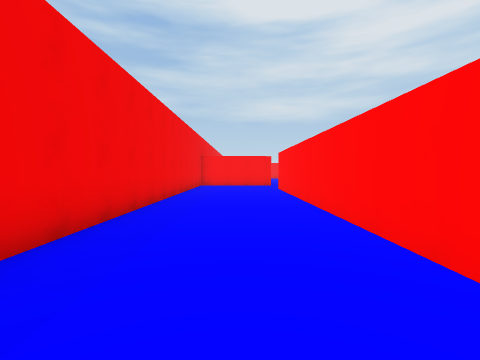
View 1 (above)

19 first-person views from a walk through a Unity game level. The camera is 1.5 m above the floor, tilts 2° down and sees 85° across. The floor is counted in squares, 2 m on a side. Each view is taken from the middle of a square. On the plan, view 1 faces up. The plan holds only what a view shows up to about 9 squares ahead; the rest is blank. The place goes on beyond the plan.

View 2
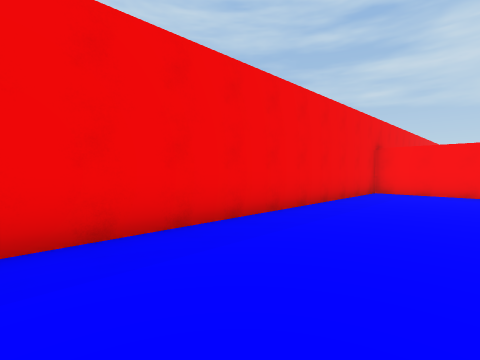

View 3
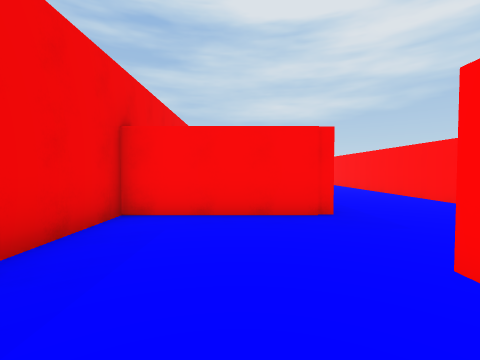

View 4
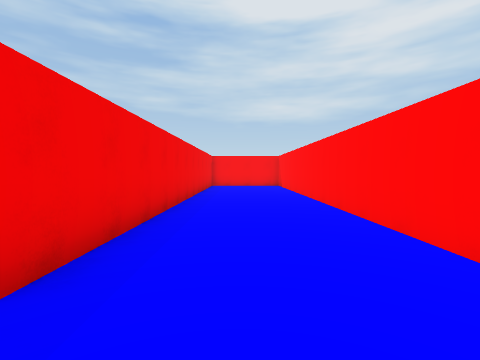

View 5
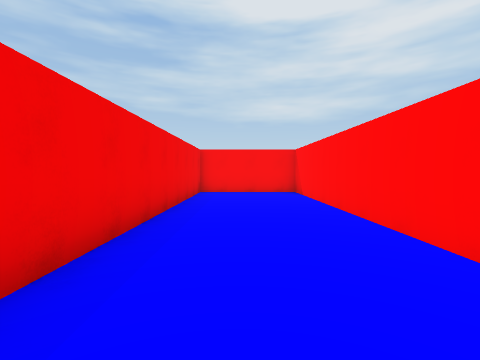

View 6
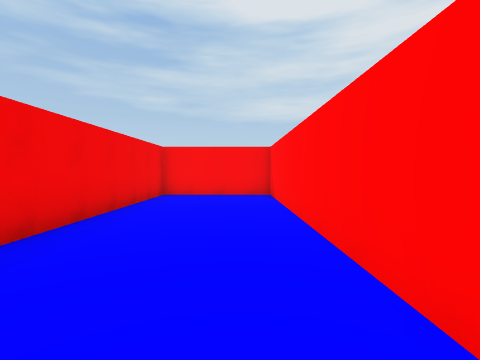

View 7
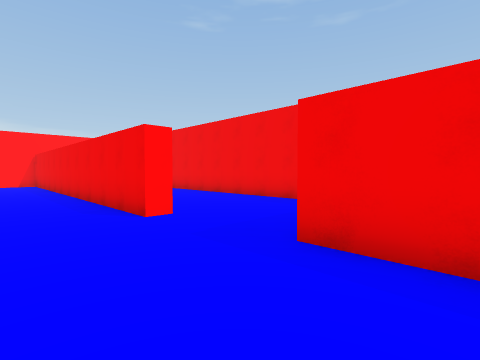

View 8
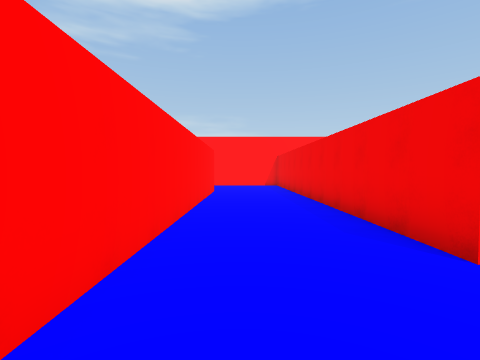

View 9
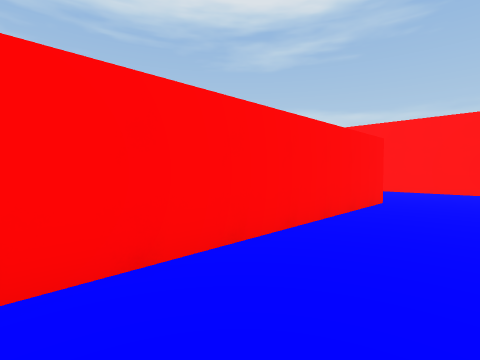

View 10
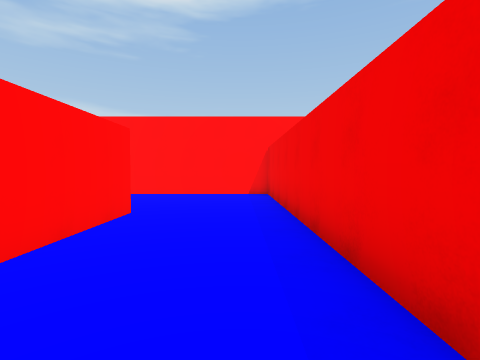

View 11
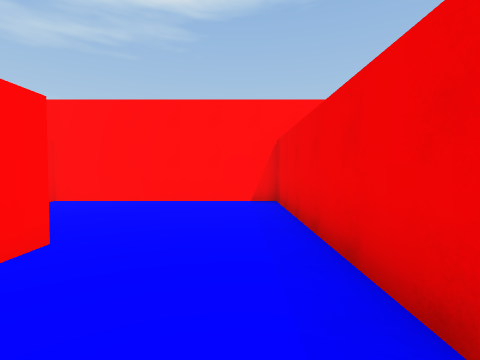

View 12
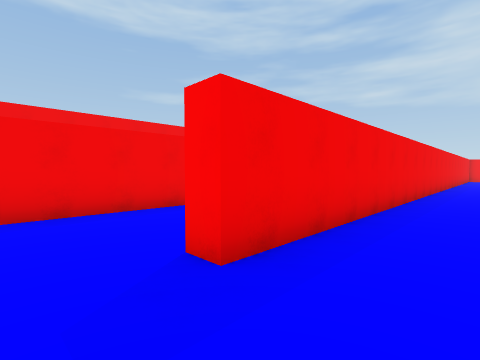

View 13
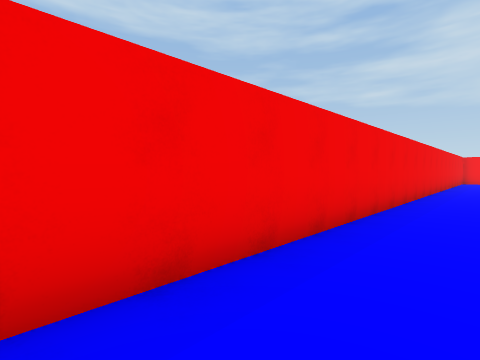

View 14
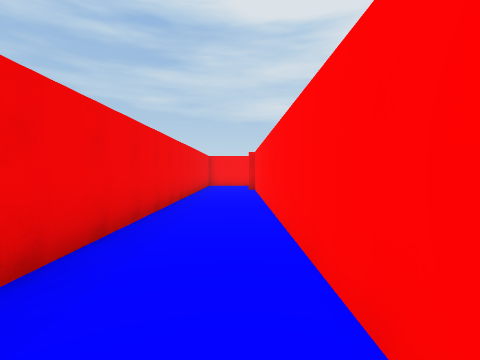

View 15
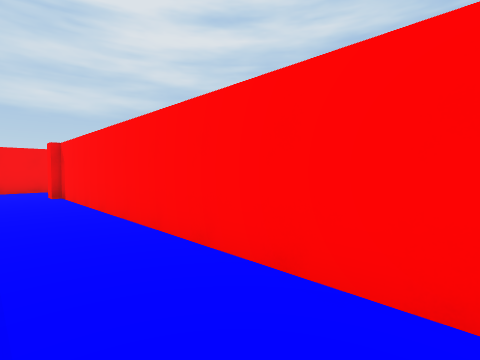

View 16
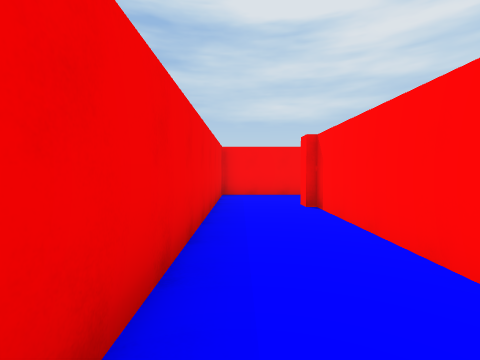

View 17
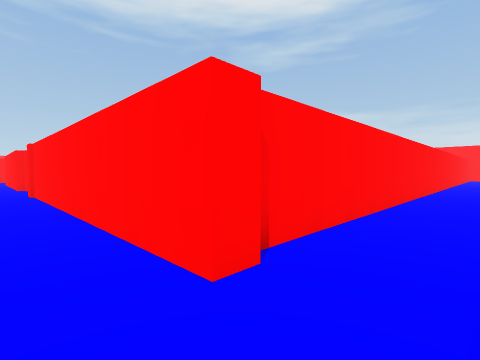

View 18
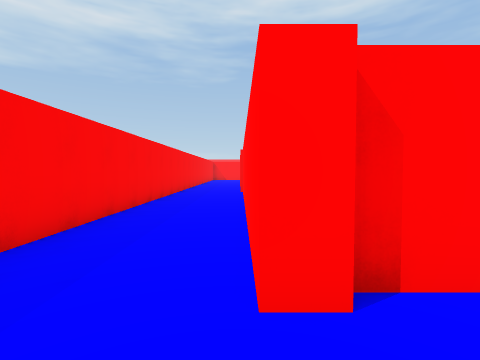

View 19
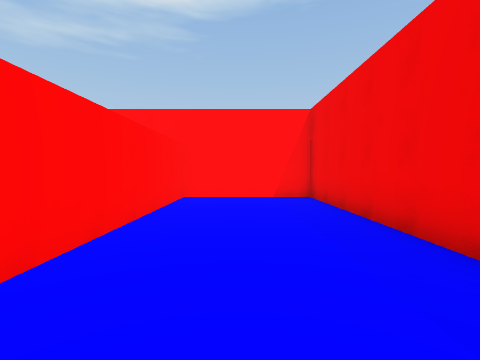

### Floor plan
Points are (right, up) in squares from view 1. A wall is a line through its corners. A room is listed if a view was taken in it or the views show most of it. See-through windows are left out.
Room 1 (views 1, 2, 3, 4, 5, 6, 7, 8, 19)
walls: (1.5, 10.9) (2.1, 10.9); (4.9, 14) (4.9, 25.2) (1.6, 25.2) (1.6, 13.4) (-2, 13.4) (-2, -0.5) (1.6, -0.5) (1.6, 9)
ways out: opening at (3.5, 10.5) to room 2
Room 2 (views 9, 10, 11, 12, 13, 14, 15, 16, 17, 18)
walls: (7.6, 12.6) (7.6, 22.5); (2.1, 10.9) (2.1, -0.5) (7.6, -0.5); (7.4, 22.4) (7.4, 22.9); (7.5, 25.2) (5.5, 25.2) (5.5, 3.3) (4.9, 3.3) (4.9, 12)
ways out: opening at (3.5, 10.5) to room 1; opening at (7, 24)

Where each view was taken, in squares from view 1:
view 1: 0 up, 0 right, facing up
view 2: 4 up, 1 right, facing up-left
view 3: 9 up, 0 right, facing up
view 4: 12 up, 3 right, facing up
view 5: 16 up, 3 right, facing up
view 6: 17 up, 4 right, facing up
view 7: 15 up, 4 right, facing down-left
view 8: 13 up, 4 right, facing down
view 9: 10 up, 3 right, facing down-right
view 10: 8 up, 3 right, facing down
view 11: 6 up, 3 right, facing down
view 12: 2 up, 7 right, facing up-left
view 13: 6 up, 7 right, facing up-left
view 14: 12 up, 7 right, facing up
view 15: 14 up, 6 right, facing up-right
view 16: 17 up, 6 right, facing up
view 17: 24 up, 6 right, facing down-right
view 18: 23 up, 6 right, facing right
view 19: 7 up, 0 right, facing down
